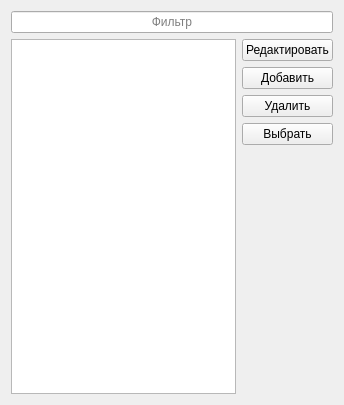
<?xml version="1.0" encoding="UTF-8"?>
<ui version="4.0">
 <class>AFormulaSelector</class>
 <widget class="QWidget" name="AFormulaSelector">
  <property name="geometry">
   <rect>
    <x>0</x>
    <y>0</y>
    <width>344</width>
    <height>405</height>
   </rect>
  </property>
  <property name="windowTitle">
   <string>выбор формулы</string>
  </property>
  <layout class="QVBoxLayout" name="verticalLayout_2">
   <item>
    <widget class="QLineEdit" name="filterEdit">
     <property name="alignment">
      <set>Qt::AlignCenter</set>
     </property>
     <property name="placeholderText">
      <string>Фильтр</string>
     </property>
    </widget>
   </item>
   <item>
    <layout class="QHBoxLayout" name="horizontalLayout">
     <item>
      <widget class="QListWidget" name="listWidget"/>
     </item>
     <item>
      <layout class="QVBoxLayout" name="verticalLayout">
       <item>
        <widget class="QPushButton" name="changeButton">
         <property name="text">
          <string>Редактировать</string>
         </property>
        </widget>
       </item>
       <item>
        <widget class="QPushButton" name="addButton">
         <property name="text">
          <string>Добавить</string>
         </property>
        </widget>
       </item>
       <item>
        <widget class="QPushButton" name="delButton">
         <property name="text">
          <string>Удалить</string>
         </property>
        </widget>
       </item>
       <item>
        <widget class="QPushButton" name="selectButton">
         <property name="text">
          <string>Выбрать</string>
         </property>
        </widget>
       </item>
       <item>
        <spacer name="verticalSpacer">
         <property name="orientation">
          <enum>Qt::Vertical</enum>
         </property>
         <property name="sizeHint" stdset="0">
          <size>
           <width>20</width>
           <height>40</height>
          </size>
         </property>
        </spacer>
       </item>
      </layout>
     </item>
    </layout>
   </item>
  </layout>
 </widget>
 <resources/>
 <connections/>
</ui>
